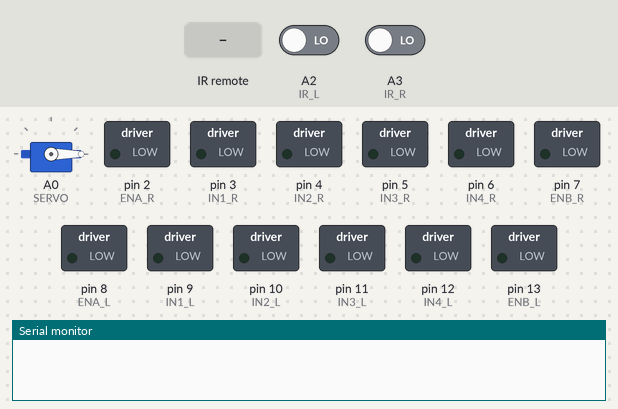
Recording of a sketch running on a simulated Arduino Uno, built with avr-gcc and run on an emulated ATmega328P. Shown: servo, switched loads named in the sketch (green lamp = pin HIGH), the last lines printed to the serial monitor. The test bench sets the inputs (shaded band); at power-on: A3 (IR_R) LOW, A2 (IR_L) LOW.

Above: at 1.2 s.
1.3 s: infrared code 0xFF6897 received
At 2.4 s:
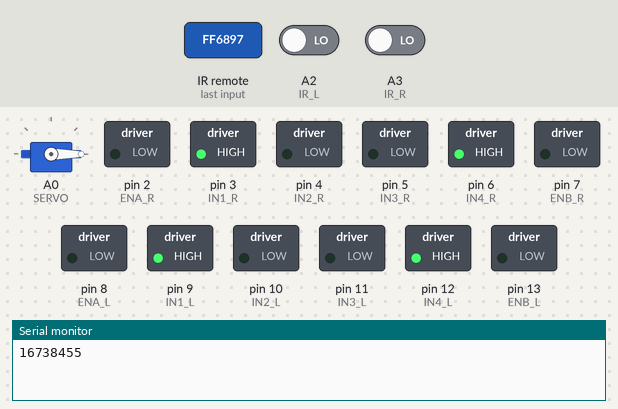
4.3 s: infrared code 0xFFB04F received
At 5.9 s:
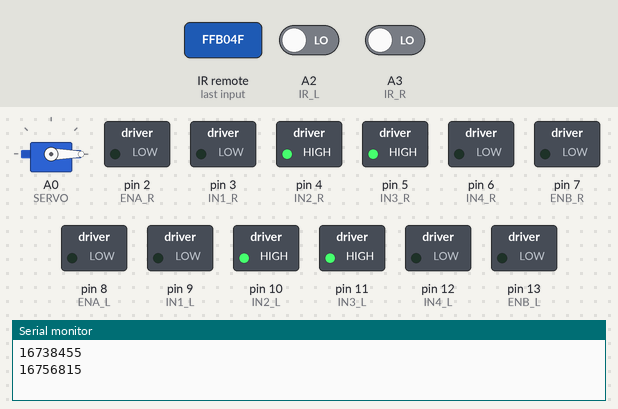
7.3 s: infrared code 0xFFE21D received
At 7.9 s:
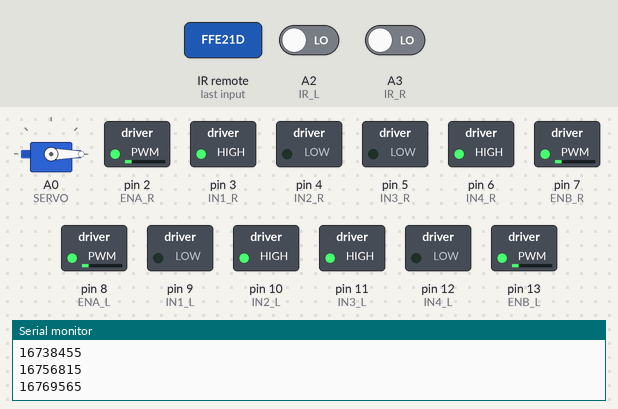
8.9 s: A3 (IR_R) driven HIGH
At 9.5 s:
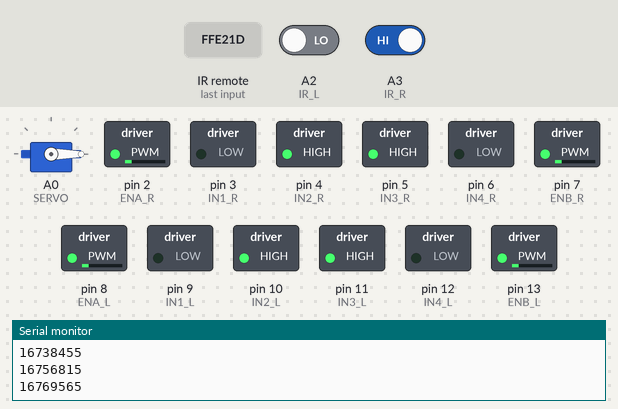
10.4 s: A2 (IR_L) driven HIGH
At 11.4 s:
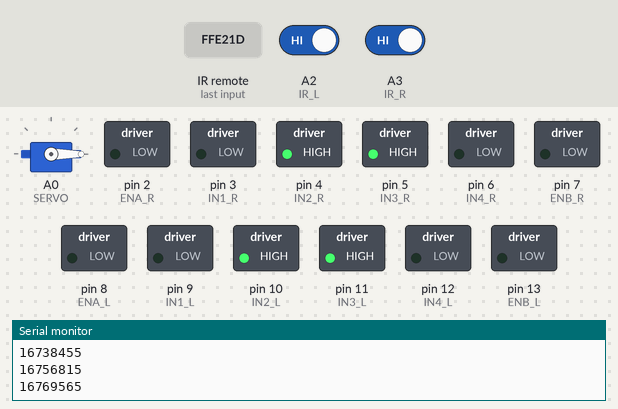
Timing chart, 0 to 12.9 s (numbered marks = the images above; inputs shaded):
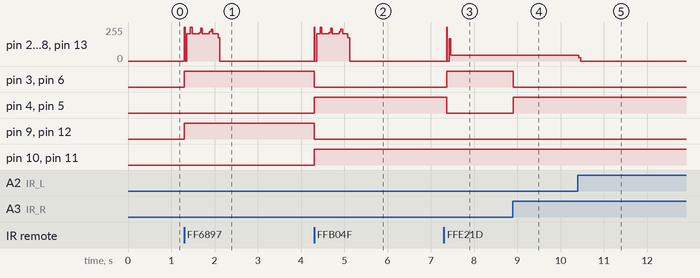

The sketch:

sketch_ir_rc_car.ino
```cpp
// Start Import Library
#include <Servo.h>
#include <IRremote.h>
// End Import Library

// Start PIN Declare
const uint8_t ENA_R = 2;
const uint8_t IN1_R = 3;
const uint8_t IN2_R = 4;
const uint8_t IN3_R = 5;
const uint8_t IN4_R = 6;
const uint8_t ENB_R = 7;
const uint8_t ENA_L = 8;
const uint8_t IN1_L = 9;
const uint8_t IN2_L = 10;
const uint8_t IN3_L = 11;
const uint8_t IN4_L = 12;
const uint8_t ENB_L = 13;
// ---------------------- //
const uint8_t SERVO = A0;
const uint8_t IR_REMOTE = A1;
const uint8_t IR_L = A2;
const uint8_t IR_R = A3;
// End PIN Declare

// Start Library Uses
IRrecv remote(IR_REMOTE);
Servo myservo;
decode_results signal;
// End Library Uses

// Start IR Code Declare
const uint32_t substract_code = 16738455;
const uint32_t sharp_code = 16756815;
const uint32_t zero_code = 16750695;
const uint32_t one_code = 16753245;
const uint32_t two_code = 16736925;
const uint32_t three_code = 16769565;
const uint32_t four_code = 16720605;
const uint32_t five_code = 16712445;
const uint32_t six_code = 16761405;
const uint32_t seven_code = 16769055;
const uint32_t eight_code = 16754775;
const uint32_t nine_code = 16748655;
const uint32_t forward_code = 16718055;
const uint32_t back_code = 16730805;
const uint32_t right_code = 16734885;
const uint32_t left_code = 16716015;
const uint32_t grip_code = 16726215;
const uint32_t repeated_code = 4294967295;
// End IR Code Declare

// Start Movement Status
int speed = 0;
bool follow_line = false;
bool one = false;
bool two = false;
bool forward = false;
bool back = false;
bool right = false;
bool left = false;
bool grip = false;
// End Movement Status

// Start setup
void setup() {
  Serial.begin(9600);     // Start Serial Monitor
  myservo.attach(SERVO);  // Attach To Servo PIN
  remote.enableIRIn();    // Start IR Receiver To Get Signal
  myservo.write(0);       // Write Servo To ZERO (RESET)

  // Start Declare Output PIN
  pinMode(ENA_R, OUTPUT);
  pinMode(IN1_R, OUTPUT);
  pinMode(IN2_R, OUTPUT);
  pinMode(IN3_R, OUTPUT);
  pinMode(IN4_R, OUTPUT);
  pinMode(ENB_R, OUTPUT);
  pinMode(ENA_L, OUTPUT);
  pinMode(IN1_L, OUTPUT);
  pinMode(IN2_L, OUTPUT);
  pinMode(IN3_L, OUTPUT);
  pinMode(IN4_L, OUTPUT);
  pinMode(ENB_L, OUTPUT);
  // End Declare Output PIN

  // Start Declare Input PIN
  pinMode(IR_L, INPUT);
  pinMode(IR_R, INPUT);
  // End Declare Input PIN
}
// End setup

void loop() {
  smart_car();  // Run smart_car Function

  // Check Grip Status
  if (grip) myservo.write(60);  // Write Servo To 60 When Grip Is TRUE
  else myservo.write(0);        // Write Servo To 0 (ZERO) When Grip Is FALSE

  // Check Follow Line Mode
  if (follow_line) smart_car_follow_line();  // Run Line Detection

  // Check Movement Status
  if (forward) move_forward();
  else if (back) move_back();
  else if (right) {
    if (one) rotate_right();
    if (two) move_right();
  } else if (left) {
    if (one) rotate_left();
    if (two) move_left();
  } else stop();
}
// Start smart_car function
void smart_car() {
  // Automatically Enter Mode one
  if (!one && !two) one = true;
  // Set Movement Speed
  if (follow_line) speed = 0;  // Set Speed To Max When Follow Line Mode
  else speed = 8;              // Set Speed To 8 When Follow Line Mode

  // Check IR Remote Signal
  if (remote.decode(&signal)) {
    // Print Decoded Signal Value
    Serial.println(signal.value);
    // Check Is Repeated Button
    if (signal.value != repeated_code) {
      // Set Mode one When Button 1 Pressed
      if (signal.value == one_code) {
        one = true;
        two = false;
      }
      // Set Mode two When Button 2 Pressed
      if (signal.value == two_code) {
        one = false;
        two = true;
      }
      // Toggle Follow Line Mode When Button 3 Pressed
      if (signal.value == three_code) {
        // Check Follow Line Status
        if (follow_line == false) {
          // Toggle Follow Line Mode TRUE When Previous Status FALSE
          one = true;
          two = false;
          follow_line = true;
          forward = false;
          back = false;
          right = false;
          left = false;
        } else {
          // Toggle Follow Line Mode FALSE When Previous Status TRUE
          one = true;
          two = false;
          follow_line = false;
          forward = false;
          back = false;
          right = false;
          left = false;
        }
      }
      // Rotate 45 Degree To Right When Button 5 Pressed
      if (signal.value == five_code && !follow_line) run_rotate_45_r();
      // Rotate 45 Degree To Left When Button 8 Pressed
      if (signal.value == eight_code && !follow_line) run_rotate_45_l();
      // Rotate 90 Degree To Right When Button 4 Pressed
      if (signal.value == four_code && !follow_line) run_rotate_90_r();
      // Rotate 90 Degree To Left When Button 7 Pressed
      if (signal.value == seven_code && !follow_line) run_rotate_90_l();
      // Rotate 180 Degree To Rightt When Button * Pressed
      if (signal.value == substract_code && !follow_line) run_rotate_180_l();
      // Rotate 180 Degree To Left When Button # Pressed
      if (signal.value == sharp_code && !follow_line) run_rotate_180_r();
      // Rotate 360 Degree Clockwise When Button 0 Pressed
      if (signal.value == zero_code && !follow_line) run_rotate_360();
      // Run Forward When Button ↑ Pressed
      if (signal.value == forward_code && !follow_line) forward = true;
      // Run Backward When Button ↓ Pressed
      if (signal.value == back_code && !follow_line) back = true;
      // Run Right When Button → Pressed
      if (signal.value == right_code && !follow_line) right = true;
      // Run Left When Button ← Pressed
      if (signal.value == left_code && !follow_line) left = true;
      // Toggle Grip When Button OK Pressed
      if (signal.value == grip_code && !follow_line) {
        // Check Grip Status
        if (grip == false) {
          // Toggle Grip To TRUE When Previous Status FALSE
          grip = true;
        } else {
          // Toggle Grip To FALSE When Previous Status TRUE
          grip = false;
        }
      }
    }
    // Resume IR To Recieve Signal
    remote.resume();
    // Calc Delay
    delay(100 - (speed * 5));
  } else {
    // Set All Movement Status To FALSE When No Signal Recieved
    forward = false;
    back = false;
    right = false;
    left = false;
  }
}
// End smart_car function

// Start smart_car_follow_line function
void smart_car_follow_line() {
  // Get IR Value
  uint8_t IR_R_VAL = digitalRead(IR_R);
  uint8_t IR_L_VAL = digitalRead(IR_L);

  // Run Forward When No Line Deteceted
  if (IR_R_VAL == 0 && IR_L_VAL == 0) {
    move_forward();
    delayMicroseconds(1000);
    stop();
  }
  // Rotate Left When Left Line Deteceted
  if (IR_R_VAL == 0 && IR_L_VAL == 1) {
    rotate_left();
    delayMicroseconds(1000);
    stop();
  }
  // Rotate Right When Right Line Deteceted
  if (IR_R_VAL == 1 && IR_L_VAL == 0) {
    rotate_right();
    delayMicroseconds(1000);
    stop();
  }
  // Stop When Left And Right Line Detected
  if (IR_R_VAL == 1 && IR_L_VAL == 1) stop();
}
// End smart_car_follow_line function

void run_rotate_45_r() {
  // Declare Needed Variabel
  bool is_rotate_45_r = false;
  int rotate_45_r = 0;

  is_rotate_45_r = true;
  rotate_45_r = millis();
  // Rotate To Right In 160ms
  while (is_rotate_45_r) {
    if (millis() - rotate_45_r < 160) {
      rotate_right();
      delay(10 / 3);
      stop();
    } else {
      is_rotate_45_r = false;
      rotate_45_r = 0;
    }
  }
}

void run_rotate_45_l() {
  // Declare Needed Variabel
  bool is_rotate_45_l = false;
  int rotate_45_l = 0;

  is_rotate_45_l = true;
  rotate_45_l = millis();
  // Rotate To Left In 160ms
  while (is_rotate_45_l) {
    if (millis() - rotate_45_l < 160) {
      rotate_left();
      delay(10 / 3);
      stop();
    } else {
      is_rotate_45_l = false;
      rotate_45_l = 0;
    }
  }
}

void run_rotate_90_r() {
  // Declare Needed Variabel
  bool is_rotate_90_r = false;
  int rotate_90_r = 0;

  is_rotate_90_r = true;
  rotate_90_r = millis();
  // Rotate To Right In 320ms
  while (is_rotate_90_r) {
    if (millis() - rotate_90_r < 320) {
      rotate_right();
      delay(10 / 3);
      stop();
    } else {
      is_rotate_90_r = false;
      rotate_90_r = 0;
    }
  }
}

void run_rotate_90_l() {
  // Declare Needed Variabel
  bool is_rotate_90_l = false;
  int rotate_90_l = 0;

  is_rotate_90_l = true;
  rotate_90_l = millis();
  // Rotate To Right In 320ms
  while (is_rotate_90_l) {
    if (millis() - rotate_90_l < 320) {
      rotate_left();
      delay(10 / 3);
      stop();
    } else {
      is_rotate_90_l = false;
      rotate_90_l = 0;
    }
  }
}

void run_rotate_180_r() {
  // Declare Needed Variabel
  bool is_rotate_180_r = false;
  int rotate_180_r = 0;

  is_rotate_180_r = true;
  rotate_180_r = millis();
  // Rotate To Right In 740ms
  while (is_rotate_180_r) {
    if (millis() - rotate_180_r < 740) {
      rotate_right();
      delay(10 / 3);
      stop();
    } else {
      is_rotate_180_r = false;
      rotate_180_r = 0;
    }
  }
}

void run_rotate_180_l() {
  // Declare Needed Variabel
  bool is_rotate_180_l = false;
  int rotate_180_l = 0;

  is_rotate_180_l = true;
  rotate_180_l = millis();
  // Rotate To Left In 740ms
  while (is_rotate_180_l) {
    if (millis() - rotate_180_l < 740) {
      rotate_left();
      delay(10 / 3);
      stop();
    } else {
      is_rotate_180_l = false;
      rotate_180_l = 0;
    }
  }
}

void run_rotate_360() {
  // Declare Needed Variabel
  bool is_rotate_360 = false;
  int rotate_360 = 0;

  is_rotate_360 = true;
  rotate_360 = millis();
  // Rotate To Right In 1550ms
  while (is_rotate_360) {
    if (millis() - rotate_360 < 1550) {
      rotate_right();
      delay(10 / 3);
      stop();
    } else {
      is_rotate_360 = false;
      rotate_360 = 0;
    }
  }
}

void activate_wheels() {
  digitalWrite(ENA_R, HIGH);
  digitalWrite(ENB_R, HIGH);
  digitalWrite(ENA_L, HIGH);
  digitalWrite(ENB_L, HIGH);
}

void stop() {
  digitalWrite(ENA_R, LOW);
  digitalWrite(ENB_R, LOW);
  digitalWrite(ENA_L, LOW);
  digitalWrite(ENB_L, LOW);
}

void run_right_wheels(int front_wheel, int back_wheel) {
  if (front_wheel == 1) {
    digitalWrite(IN1_R, HIGH);
    digitalWrite(IN2_R, LOW);
  } else {
    digitalWrite(IN1_R, LOW);
    digitalWrite(IN2_R, HIGH);
  }

  if (back_wheel == 1) {
    digitalWrite(IN3_R, LOW);
    digitalWrite(IN4_R, HIGH);
  } else {
    digitalWrite(IN3_R, HIGH);
    digitalWrite(IN4_R, LOW);
  }
}

void run_left_wheels(int front_wheel, int back_wheel) {
  if (front_wheel == 1) {
    digitalWrite(IN3_L, HIGH);
    digitalWrite(IN4_L, LOW);
  } else {
    digitalWrite(IN3_L, LOW);
    digitalWrite(IN4_L, HIGH);
  }

  if (back_wheel == 1) {
    digitalWrite(IN1_L, LOW);
    digitalWrite(IN2_L, HIGH);
  } else {
    digitalWrite(IN1_L, HIGH);
    digitalWrite(IN2_L, LOW);
  }
}

void move_forward() {
  delay(5);
  run_right_wheels(1, 1);
  run_left_wheels(1, 1);

  if (speed != 0) {
    int move_count = 0;
    while (move_count < 5) {
      activate_wheels();
      delay(speed);
      stop();
      move_count = move_count + 1;
    }
  } else {
    activate_wheels();
  }
}

void move_back() {
  delay(5);
  run_right_wheels(0, 0);
  run_left_wheels(0, 0);

  if (speed != 0) {
    int move_count = 0;
    while (move_count < 5) {
      activate_wheels();
      delay(speed);
      stop();
      move_count = move_count + 1;
    }
  } else {
    activate_wheels();
  }
}

void move_left() {
  delay(5);
  run_right_wheels(1, 0);
  run_left_wheels(0, 1);

  if (speed != 0) {
    int move_count = 0;
    while (move_count < 5) {
      activate_wheels();
      delay(speed);
      stop();
      move_count = move_count + 1;
    }
  } else {
    activate_wheels();
  }
}

void move_right() {
  delay(5);
  run_right_wheels(0, 1);
  run_left_wheels(1, 0);

  if (speed != 0) {
    int move_count = 0;
    while (move_count < 5) {
      activate_wheels();
      delay(speed);
      stop();
      move_count = move_count + 1;
    }
  } else {
    activate_wheels();
  }
}

void rotate_right() {
  delay(5);
  run_right_wheels(0, 0);
  run_left_wheels(1, 1);

  if (speed != 0) {
    int move_count = 0;
    while (move_count < 5) {
      activate_wheels();
      delay(speed);
      stop();
      move_count = move_count + 1;
    }
  } else {
    activate_wheels();
  }
}

void rotate_left() {
  delay(5);
  run_right_wheels(1, 1);
  run_left_wheels(0, 0);

  if (speed != 0) {
    int move_count = 0;
    while (move_count < 5) {
      activate_wheels();
      delay(speed);
      stop();
      move_count = move_count + 1;
    }
  } else {
    activate_wheels();
  }
}
```

Measured:
- after the input at 7.3 s, pin 2 (ENA_R), pin 7 (ENB_R), pin 8 (ENA_L), pin 13 (ENB_L): 0/255 → 42/255 after 0.07 s; pin 3 (IN1_R), pin 6 (IN4_R): LOW → HIGH after 0.07 s; pin 4 (IN2_R), pin 5 (IN3_R): HIGH → LOW after 0.07 s
- after the input at 8.9 s, pin 3 (IN1_R), pin 6 (IN4_R): HIGH → LOW at once; pin 4 (IN2_R), pin 5 (IN3_R): LOW → HIGH at once
- after the input at 10.4 s, pin 2 (ENA_R), pin 7 (ENB_R), pin 8 (ENA_L), pin 13 (ENB_L): 42/255 → 0/255 at once
